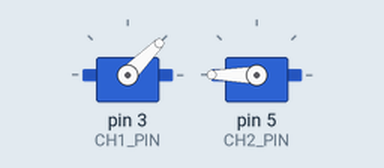
Simulated run of this sketch. Board: Arduino Uno, built with avr-gcc and run on an emulated ATmega328P. Parts: 2 × servo. Wiring (inferred from the names in the program): 2 × servo: signal pin 3 / signal pin 5. Servo pulses on a pin are drawn as a servo (544–2400 µs = 0–180°); what the sketch prints to the serial monitor is not drawn.

Above: at 0.05 s.
Timing chart, 0 to 4.6 s (numbered marks = the images above):
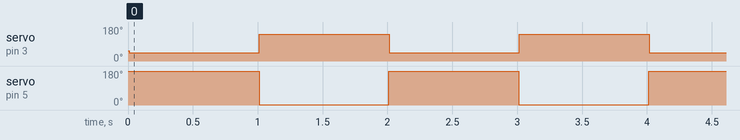

The sketch:

Arduino_PWM_generator.ino
```cpp
// =============================================
// RC Signal Generator with Debug Output
// Pins:
//   D3 -> Channel 1
//   D5 -> Channel 2
// =============================================

const int CH1_PIN = 3;
const int CH2_PIN = 5;

// Pulse widths (microseconds)
const int PULSE_OPEN_US  = 1000;  // "open"
const int PULSE_CLOSE_US = 2000;  // "closed"

// 20 ms period (50 Hz)
const int FRAME_PERIOD_US = 20000;

// Duration for each state (1 second)
const unsigned long STATE_DURATION_MS = 1000;

unsigned long lastSwitchTime = 0;
bool state = false;  // false = CH1 open, CH2 closed

// ----------------------------------------
// Send one PWM pulse on a pin
// ----------------------------------------
void sendPulse(int pin, int pulseWidthUs) {
  digitalWrite(pin, HIGH);
  delayMicroseconds(pulseWidthUs);
  digitalWrite(pin, LOW);

  delayMicroseconds(FRAME_PERIOD_US - pulseWidthUs);
}

void setup() {
  Serial.begin(115200);

  pinMode(CH1_PIN, OUTPUT);
  pinMode(CH2_PIN, OUTPUT);

  digitalWrite(CH1_PIN, LOW);
  digitalWrite(CH2_PIN, LOW);

  Serial.println("RC Signal Generator Started");
}

void loop() {

  // Check if it's time to switch states
  if (millis() - lastSwitchTime >= STATE_DURATION_MS) {
    state = !state;
    lastSwitchTime = millis();

    if (state == false) {
      Serial.println("STATE: Servo 1 OPEN, Servo 2 CLOSED");
    } else {
      Serial.println("STATE: Servo 1 CLOSED, Servo 2 OPEN");
    }
  }

  // Continuously generate PWM signals
  if (state == false) {
    // CH1 OPEN, CH2 CLOSED
    sendPulse(CH1_PIN, PULSE_OPEN_US);
    sendPulse(CH2_PIN, PULSE_CLOSE_US);
  } else {
    // CH1 CLOSED, CH2 OPEN
    sendPulse(CH1_PIN, PULSE_CLOSE_US);
    sendPulse(CH2_PIN, PULSE_OPEN_US);
  }
}
```

Measured:
- by itself, servo on pin 3 (CH1_PIN): alternates 142° for 1.0 s and 45° for 1.0 s
- by itself, servo on pin 5 (CH2_PIN): alternates 180° for 1.0 s and 1° for 1.0 s
